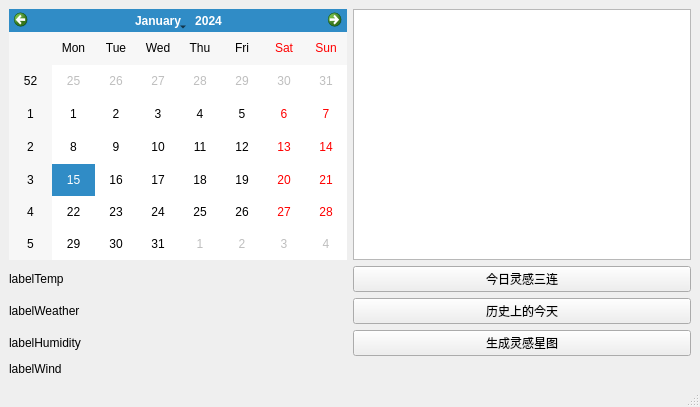
<?xml version="1.0" encoding="UTF-8"?>
<ui version="4.0">
 <class>MainWindow</class>
 <widget class="QMainWindow" name="MainWindow">
  <property name="geometry">
   <rect>
    <x>0</x>
    <y>0</y>
    <width>700</width>
    <height>407</height>
   </rect>
  </property>
  <property name="windowTitle">
   <string>MainWindow</string>
  </property>
  <widget class="QWidget" name="centralwidget">
   <layout class="QGridLayout" name="gridLayout">
    <item row="10" column="0">
     <widget class="QLabel" name="labelWeather">
      <property name="text">
       <string>labelWeather</string>
      </property>
     </widget>
    </item>
    <item row="9" column="0">
     <widget class="QLabel" name="labelTemp">
      <property name="text">
       <string>labelTemp</string>
      </property>
     </widget>
    </item>
    <item row="11" column="0">
     <widget class="QLabel" name="labelHumidity">
      <property name="text">
       <string>labelHumidity</string>
      </property>
     </widget>
    </item>
    <item row="11" column="1">
     <widget class="QPushButton" name="btnExportStarMap">
      <property name="text">
       <string>生成灵感星图</string>
      </property>
     </widget>
    </item>
    <item row="4" column="0">
     <widget class="QCalendarWidget" name="calendarWidget"/>
    </item>
    <item row="10" column="1">
     <widget class="QPushButton" name="btnHistoryEvent">
      <property name="text">
       <string>历史上的今天</string>
      </property>
     </widget>
    </item>
    <item row="9" column="1">
     <widget class="QPushButton" name="pushButton">
      <property name="text">
       <string>今日灵感三连</string>
      </property>
     </widget>
    </item>
    <item row="4" column="1">
     <widget class="QTextEdit" name="textEdit"/>
    </item>
    <item row="12" column="0">
     <widget class="QLabel" name="labelWind">
      <property name="text">
       <string>labelWind</string>
      </property>
     </widget>
    </item>
   </layout>
  </widget>
  <widget class="QMenuBar" name="menubar">
   <property name="geometry">
    <rect>
     <x>0</x>
     <y>0</y>
     <width>700</width>
     <height>18</height>
    </rect>
   </property>
  </widget>
  <widget class="QStatusBar" name="statusbar"/>
 </widget>
 <resources/>
 <connections/>
</ui>
